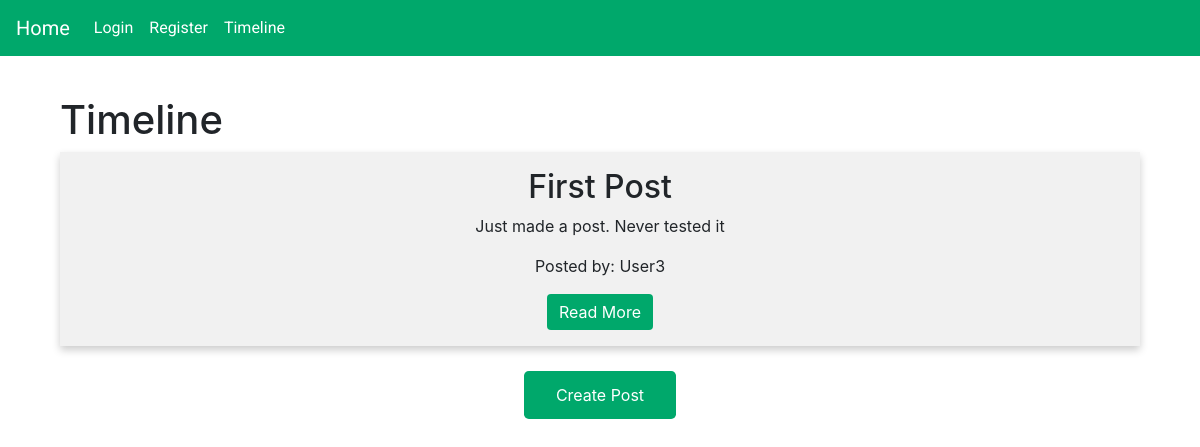
The page /timeline/ (signed in) on the database as committed earlier.
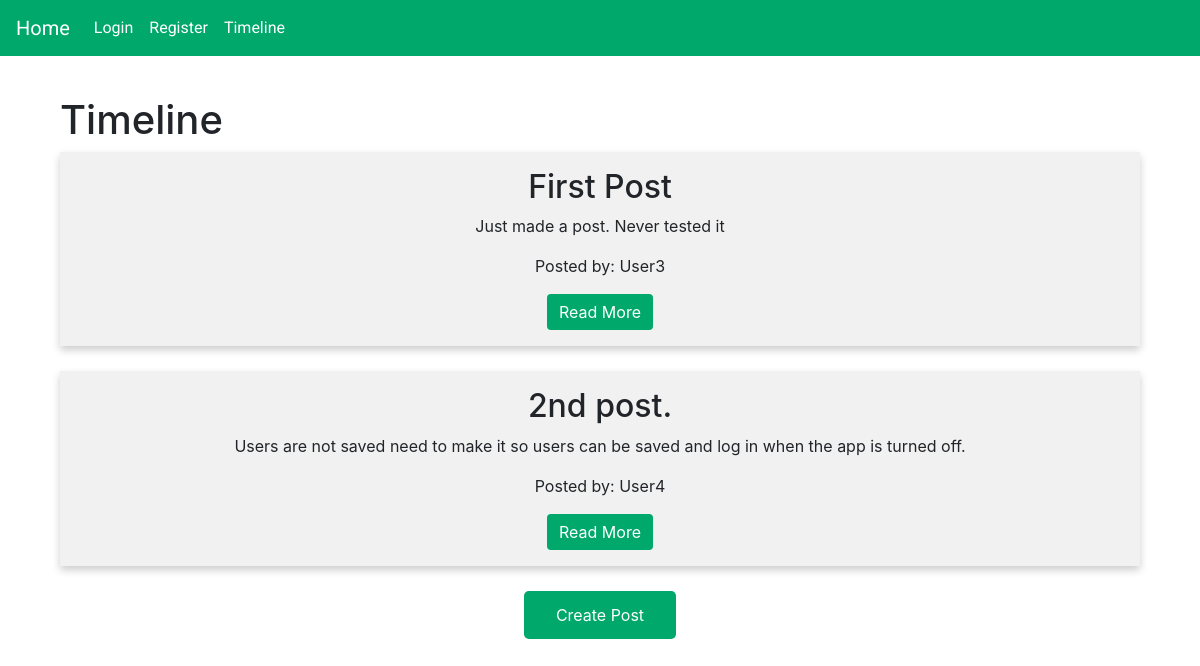
The same page on the database as committed later.
### circles/models.py (models this page shows, shortened)
class Post(models.Model):
    title = models.CharField(max_length=200)
    content = models.TextField(null=True, blank=True)
    author = models.ForeignKey(User, on_delete=models.CASCADE)
    created_at = models.DateTimeField(auto_now_add=True)
    video = models.FileField(upload_to='videos/', null=True, blank=True)
    image = models.FileField(upload_to='images/', null=True, blank=True)

### circles/views.py (the view)
# urls.py: path('timeline/', views.timeline, name='timeline'),
@login_required
def timeline(request, id=None):
    if id:
        post = get_object_or_404(Post, id=id)
        return render(request, 'timeline.html', {'post': post})
    else:
        posts = Post.objects.all()
        return render(request, 'timeline.html', {'posts': posts})

### circles/templates/timeline.html (shortened to what this page needs)
{% extends 'base.html' %}
{% block content %}
<div class="container-fluid">
    <h1>Timeline</h1>
    <div class="row">
        {% for post in posts %}
            <div class="col-12">
                <div class="post">
                    <h2>{{ post.title }}</h2>
                    {% if post.content %}
                        <p>{{ post.content }}</p>
                    {% endif %}
                    <p class="author-info">Posted by: {{ post.author.username }}</p>
                    <a href="#" class="btn btn-primary">Read More</a>
                </div>
            </div>
        {% endfor %}
    </div>
    <div class="row justify-content-center">
        <button onclick="location.href='{% url 'create_post' %}'" type="button" class="btn btn-primary btn-lg-custom">Create Post</button>
    </div>
</div>
{% endblock %}

Rows that differ between the two databases and show on the page:
added Post: title "2nd post.", content "Users are not saved need to make it so users can be saved and log in when the app is turned off.", author.username "User4"
